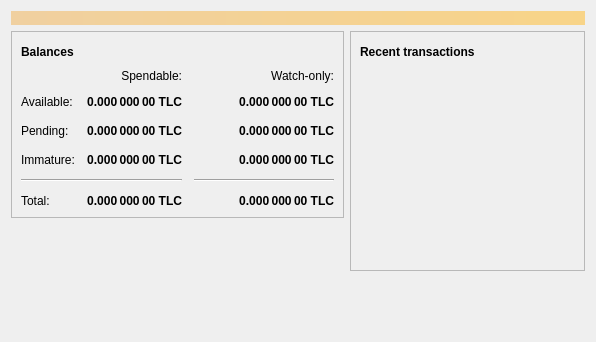
<?xml version="1.0" encoding="UTF-8"?>
<ui version="4.0">
 <class>OverviewPage</class>
 <widget class="QWidget" name="OverviewPage">
  <property name="geometry">
   <rect>
    <x>0</x>
    <y>0</y>
    <width>596</width>
    <height>342</height>
   </rect>
  </property>
  <property name="windowTitle">
   <string>Form</string>
  </property>
  <layout class="QVBoxLayout" name="topLayout">
   <item>
    <widget class="QLabel" name="labelAlerts">
     <property name="visible">
      <bool>false</bool>
     </property>
     <property name="styleSheet">
      <string notr="true">QLabel { background-color: qlineargradient(x1: 0, y1: 0, x2: 1, y2: 0, stop:0 #F0D0A0, stop:1 #F8D488); color:#000000; }</string>
     </property>
     <property name="wordWrap">
      <bool>true</bool>
     </property>
     <property name="margin">
      <number>3</number>
     </property>
     <property name="textInteractionFlags">
      <set>Qt::TextSelectableByMouse</set>
     </property>
    </widget>
   </item>
   <item>
    <layout class="QHBoxLayout" name="horizontalLayout" stretch="1,1">
     <item>
      <layout class="QVBoxLayout" name="verticalLayout_2">
       <item>
        <widget class="QFrame" name="frame">
         <property name="frameShape">
          <enum>QFrame::StyledPanel</enum>
         </property>
         <property name="frameShadow">
          <enum>QFrame::Raised</enum>
         </property>
         <layout class="QVBoxLayout" name="verticalLayout_4">
          <item>
           <layout class="QHBoxLayout" name="horizontalLayout_4">
            <item>
             <widget class="QLabel" name="label_5">
              <property name="font">
               <font>
                <weight>75</weight>
                <bold>true</bold>
               </font>
              </property>
              <property name="text">
               <string>Balances</string>
              </property>
             </widget>
            </item>
            <item>
             <widget class="QPushButton" name="labelWalletStatus">
              <property name="enabled">
               <bool>true</bool>
              </property>
              <property name="maximumSize">
               <size>
                <width>30</width>
                <height>16777215</height>
               </size>
              </property>
              <property name="toolTip">
               <string>The displayed information may be out of date. Your wallet automatically synchronizes with the Tubaclecoin network after a connection is established, but this process has not completed yet.</string>
              </property>
              <property name="text">
               <string/>
              </property>
              <property name="icon">
               <iconset resource="../bitcoin.qrc">
                <normaloff>:/icons/warning</normaloff>
                <disabledoff>:/icons/warning</disabledoff>:/icons/warning</iconset>
              </property>
              <property name="iconSize">
               <size>
                <width>24</width>
                <height>24</height>
               </size>
              </property>
              <property name="flat">
               <bool>true</bool>
              </property>
             </widget>
            </item>
            <item>
             <spacer name="horizontalSpacer_3">
              <property name="orientation">
               <enum>Qt::Horizontal</enum>
              </property>
              <property name="sizeHint" stdset="0">
               <size>
                <width>40</width>
                <height>20</height>
               </size>
              </property>
             </spacer>
            </item>
           </layout>
          </item>
          <item>
           <layout class="QGridLayout" name="gridLayout">
            <property name="spacing">
             <number>12</number>
            </property>
            <item row="2" column="2">
             <widget class="QLabel" name="labelWatchPending">
              <property name="font">
               <font>
                <weight>75</weight>
                <bold>true</bold>
               </font>
              </property>
              <property name="cursor">
               <cursorShape>IBeamCursor</cursorShape>
              </property>
              <property name="toolTip">
               <string>Unconfirmed transactions to watch-only addresses</string>
              </property>
              <property name="text">
               <string notr="true">0.000 000 00 TLC</string>
              </property>
              <property name="alignment">
               <set>Qt::AlignRight|Qt::AlignTrailing|Qt::AlignVCenter</set>
              </property>
              <property name="textInteractionFlags">
               <set>Qt::LinksAccessibleByMouse|Qt::TextSelectableByKeyboard|Qt::TextSelectableByMouse</set>
              </property>
             </widget>
            </item>
            <item row="2" column="1">
             <widget class="QLabel" name="labelUnconfirmed">
              <property name="font">
               <font>
                <weight>75</weight>
                <bold>true</bold>
               </font>
              </property>
              <property name="cursor">
               <cursorShape>IBeamCursor</cursorShape>
              </property>
              <property name="toolTip">
               <string>Total of transactions that have yet to be confirmed, and do not yet count toward the spendable balance</string>
              </property>
              <property name="text">
               <string notr="true">0.000 000 00 TLC</string>
              </property>
              <property name="alignment">
               <set>Qt::AlignRight|Qt::AlignTrailing|Qt::AlignVCenter</set>
              </property>
              <property name="textInteractionFlags">
               <set>Qt::LinksAccessibleByMouse|Qt::TextSelectableByKeyboard|Qt::TextSelectableByMouse</set>
              </property>
             </widget>
            </item>
            <item row="3" column="2">
             <widget class="QLabel" name="labelWatchImmature">
              <property name="font">
               <font>
                <weight>75</weight>
                <bold>true</bold>
               </font>
              </property>
              <property name="cursor">
               <cursorShape>IBeamCursor</cursorShape>
              </property>
              <property name="toolTip">
               <string>Mined balance in watch-only addresses that has not yet matured</string>
              </property>
              <property name="text">
               <string notr="true">0.000 000 00 TLC</string>
              </property>
              <property name="alignment">
               <set>Qt::AlignRight|Qt::AlignTrailing|Qt::AlignVCenter</set>
              </property>
              <property name="textInteractionFlags">
               <set>Qt::LinksAccessibleByMouse|Qt::TextSelectableByKeyboard|Qt::TextSelectableByMouse</set>
              </property>
             </widget>
            </item>
            <item row="4" column="0" colspan="2">
             <widget class="Line" name="line">
              <property name="orientation">
               <enum>Qt::Horizontal</enum>
              </property>
             </widget>
            </item>
            <item row="4" column="2">
             <widget class="Line" name="lineWatchBalance">
              <property name="sizePolicy">
               <sizepolicy hsizetype="Preferred" vsizetype="Fixed">
                <horstretch>0</horstretch>
                <verstretch>0</verstretch>
               </sizepolicy>
              </property>
              <property name="minimumSize">
               <size>
                <width>140</width>
                <height>0</height>
               </size>
              </property>
              <property name="orientation">
               <enum>Qt::Horizontal</enum>
              </property>
             </widget>
            </item>
            <item row="5" column="0">
             <widget class="QLabel" name="labelTotalText">
              <property name="text">
               <string>Total:</string>
              </property>
             </widget>
            </item>
            <item row="3" column="1">
             <widget class="QLabel" name="labelImmature">
              <property name="font">
               <font>
                <weight>75</weight>
                <bold>true</bold>
               </font>
              </property>
              <property name="cursor">
               <cursorShape>IBeamCursor</cursorShape>
              </property>
              <property name="toolTip">
               <string>Mined balance that has not yet matured</string>
              </property>
              <property name="text">
               <string notr="true">0.000 000 00 TLC</string>
              </property>
              <property name="alignment">
               <set>Qt::AlignRight|Qt::AlignTrailing|Qt::AlignVCenter</set>
              </property>
              <property name="textInteractionFlags">
               <set>Qt::LinksAccessibleByMouse|Qt::TextSelectableByKeyboard|Qt::TextSelectableByMouse</set>
              </property>
             </widget>
            </item>
            <item row="2" column="3">
             <spacer name="horizontalSpacer_2">
              <property name="orientation">
               <enum>Qt::Horizontal</enum>
              </property>
              <property name="sizeHint" stdset="0">
               <size>
                <width>40</width>
                <height>20</height>
               </size>
              </property>
             </spacer>
            </item>
            <item row="3" column="0">
             <widget class="QLabel" name="labelImmatureText">
              <property name="text">
               <string>Immature:</string>
              </property>
             </widget>
            </item>
            <item row="5" column="1">
             <widget class="QLabel" name="labelTotal">
              <property name="font">
               <font>
                <weight>75</weight>
                <bold>true</bold>
               </font>
              </property>
              <property name="cursor">
               <cursorShape>IBeamCursor</cursorShape>
              </property>
              <property name="toolTip">
               <string>Your current total balance</string>
              </property>
              <property name="text">
               <string notr="true">0.000 000 00 TLC</string>
              </property>
              <property name="alignment">
               <set>Qt::AlignRight|Qt::AlignTrailing|Qt::AlignVCenter</set>
              </property>
              <property name="textInteractionFlags">
               <set>Qt::LinksAccessibleByMouse|Qt::TextSelectableByKeyboard|Qt::TextSelectableByMouse</set>
              </property>
             </widget>
            </item>
            <item row="5" column="2">
             <widget class="QLabel" name="labelWatchTotal">
              <property name="font">
               <font>
                <weight>75</weight>
                <bold>true</bold>
               </font>
              </property>
              <property name="cursor">
               <cursorShape>IBeamCursor</cursorShape>
              </property>
              <property name="toolTip">
               <string>Current total balance in watch-only addresses</string>
              </property>
              <property name="text">
               <string notr="true">0.000 000 00 TLC</string>
              </property>
              <property name="alignment">
               <set>Qt::AlignRight|Qt::AlignTrailing|Qt::AlignVCenter</set>
              </property>
              <property name="textInteractionFlags">
               <set>Qt::LinksAccessibleByMouse|Qt::TextSelectableByKeyboard|Qt::TextSelectableByMouse</set>
              </property>
             </widget>
            </item>
            <item row="0" column="2">
             <widget class="QLabel" name="labelWatchonly">
              <property name="text">
               <string>Watch-only:</string>
              </property>
              <property name="alignment">
               <set>Qt::AlignRight|Qt::AlignTrailing|Qt::AlignVCenter</set>
              </property>
             </widget>
            </item>
            <item row="1" column="0">
             <widget class="QLabel" name="labelBalanceText">
              <property name="text">
               <string>Available:</string>
              </property>
             </widget>
            </item>
            <item row="1" column="1">
             <widget class="QLabel" name="labelBalance">
              <property name="font">
               <font>
                <weight>75</weight>
                <bold>true</bold>
               </font>
              </property>
              <property name="cursor">
               <cursorShape>IBeamCursor</cursorShape>
              </property>
              <property name="toolTip">
               <string>Your current spendable balance</string>
              </property>
              <property name="text">
               <string notr="true">0.000 000 00 TLC</string>
              </property>
              <property name="alignment">
               <set>Qt::AlignRight|Qt::AlignTrailing|Qt::AlignVCenter</set>
              </property>
              <property name="textInteractionFlags">
               <set>Qt::LinksAccessibleByMouse|Qt::TextSelectableByKeyboard|Qt::TextSelectableByMouse</set>
              </property>
             </widget>
            </item>
            <item row="1" column="2">
             <widget class="QLabel" name="labelWatchAvailable">
              <property name="font">
               <font>
                <weight>75</weight>
                <bold>true</bold>
               </font>
              </property>
              <property name="cursor">
               <cursorShape>IBeamCursor</cursorShape>
              </property>
              <property name="toolTip">
               <string>Your current balance in watch-only addresses</string>
              </property>
              <property name="text">
               <string notr="true">0.000 000 00 TLC</string>
              </property>
              <property name="alignment">
               <set>Qt::AlignRight|Qt::AlignTrailing|Qt::AlignVCenter</set>
              </property>
              <property name="textInteractionFlags">
               <set>Qt::LinksAccessibleByMouse|Qt::TextSelectableByKeyboard|Qt::TextSelectableByMouse</set>
              </property>
             </widget>
            </item>
            <item row="2" column="0">
             <widget class="QLabel" name="labelPendingText">
              <property name="text">
               <string>Pending:</string>
              </property>
             </widget>
            </item>
            <item row="0" column="1">
             <widget class="QLabel" name="labelSpendable">
              <property name="text">
               <string>Spendable:</string>
              </property>
              <property name="alignment">
               <set>Qt::AlignRight|Qt::AlignTrailing|Qt::AlignVCenter</set>
              </property>
             </widget>
            </item>
           </layout>
          </item>
         </layout>
        </widget>
       </item>
       <item>
        <spacer name="verticalSpacer">
         <property name="orientation">
          <enum>Qt::Vertical</enum>
         </property>
         <property name="sizeHint" stdset="0">
          <size>
           <width>20</width>
           <height>40</height>
          </size>
         </property>
        </spacer>
       </item>
      </layout>
     </item>
     <item>
      <layout class="QVBoxLayout" name="verticalLayout_3">
       <item>
        <widget class="QFrame" name="frame_2">
         <property name="frameShape">
          <enum>QFrame::StyledPanel</enum>
         </property>
         <property name="frameShadow">
          <enum>QFrame::Raised</enum>
         </property>
         <layout class="QVBoxLayout" name="verticalLayout">
          <item>
           <layout class="QHBoxLayout" name="horizontalLayout_2">
            <item>
             <widget class="QLabel" name="label_4">
              <property name="font">
               <font>
                <weight>75</weight>
                <bold>true</bold>
               </font>
              </property>
              <property name="text">
               <string>Recent transactions</string>
              </property>
             </widget>
            </item>
            <item>
             <widget class="QPushButton" name="labelTransactionsStatus">
              <property name="enabled">
               <bool>true</bool>
              </property>
              <property name="maximumSize">
               <size>
                <width>30</width>
                <height>16777215</height>
               </size>
              </property>
              <property name="toolTip">
               <string>The displayed information may be out of date. Your wallet automatically synchronizes with the Tubaclecoin network after a connection is established, but this process has not completed yet.</string>
              </property>
              <property name="text">
               <string/>
              </property>
              <property name="icon">
               <iconset resource="../bitcoin.qrc">
                <normaloff>:/icons/warning</normaloff>
                <disabledoff>:/icons/warning</disabledoff>:/icons/warning</iconset>
              </property>
              <property name="iconSize">
               <size>
                <width>24</width>
                <height>24</height>
               </size>
              </property>
              <property name="flat">
               <bool>true</bool>
              </property>
             </widget>
            </item>
            <item>
             <spacer name="horizontalSpacer">
              <property name="orientation">
               <enum>Qt::Horizontal</enum>
              </property>
              <property name="sizeHint" stdset="0">
               <size>
                <width>40</width>
                <height>20</height>
               </size>
              </property>
             </spacer>
            </item>
           </layout>
          </item>
          <item>
           <widget class="QListView" name="listTransactions">
            <property name="styleSheet">
             <string notr="true">QListView { background: transparent; }</string>
            </property>
            <property name="frameShape">
             <enum>QFrame::NoFrame</enum>
            </property>
            <property name="verticalScrollBarPolicy">
             <enum>Qt::ScrollBarAlwaysOff</enum>
            </property>
            <property name="horizontalScrollBarPolicy">
             <enum>Qt::ScrollBarAlwaysOff</enum>
            </property>
            <property name="selectionMode">
             <enum>QAbstractItemView::NoSelection</enum>
            </property>
           </widget>
          </item>
         </layout>
        </widget>
       </item>
       <item>
        <spacer name="verticalSpacer_2">
         <property name="orientation">
          <enum>Qt::Vertical</enum>
         </property>
         <property name="sizeHint" stdset="0">
          <size>
           <width>20</width>
           <height>40</height>
          </size>
         </property>
        </spacer>
       </item>
      </layout>
     </item>
    </layout>
   </item>
  </layout>
 </widget>
 <resources/>
 <connections/>
</ui>
